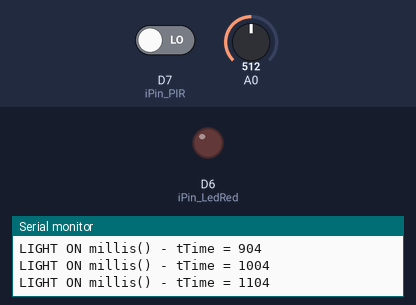
Simulated run of this sketch. Board: ESP8266 (NodeMCU). On the bench: output pins drawn as LEDs (lit = HIGH), the last lines printed to the serial monitor. Dashed ring = blinking. Inputs (shaded band) come from the test bench; at power-on: D7 (iPin_PIR) LOW, A0 = 512.

Above: at 1.2 s.
1.3 s: D7 (iPin_PIR) driven HIGH
At 2.6 s:
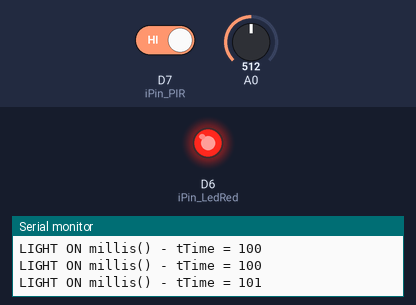
2.9 s: A0 set to 190
4.4 s: D7 (iPin_PIR) driven LOW
At 7.3 s:
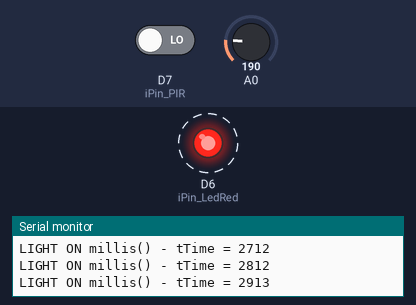
Timing chart, 0 to 18.2 s (numbered marks = the images above; inputs shaded):
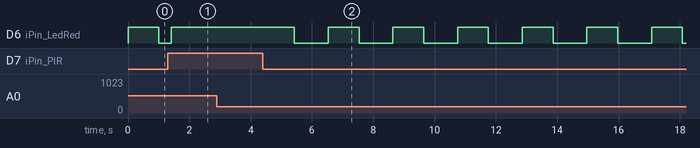

Measured:
- after the input at 1.3 s, D6 (iPin_LedRed): LOW → HIGH after 0.11 s instead of 0.81 s
- after the input at 4.4 s, D6 (iPin_LedRed): alternates HIGH for 1.0 s and LOW for 1.1 s, starting after 1.0 s

The sketch:

Smart_light_Sensor.ino
```cpp
/*
 *     Maker      : DIYSensors
 *     Project    : Build your own Smart Light Sensor
 *     Version    : 0.4
 *     Date       : 02-2025
 *     Programmer : Ap Matteman
 *
 */

const int iMinLux = 200;    // Minimal lux level for lights on
const long tTimeOn = 30000;   // Time delay in milliseconds
long tTime;
int iBlink = 0;


const int iPin_LedRed = D6;
const int iPin_PIR = D7;


void setup() {
  Serial.begin(115200);
  pinMode(iPin_LedRed, OUTPUT);
  pinMode(iPin_PIR, INPUT);

}


void loop() {
  int iPIRvalue = digitalRead(iPin_PIR);
  int iLuxReading = analogRead(0);

  if((iPIRvalue == 1) && (iLuxReading <iMinLux)) {
    Serial.print("Light: "); Serial.println(iLuxReading);
    tTime = millis();
    Serial.print("millis() - tTime = "); Serial.println(millis() - tTime);

    iBlink = 0;
  }

  if(millis() - tTime < tTimeOn){
    // Light on
    Serial.print("LIGHT ON millis() - tTime = "); Serial.println(millis() - tTime);


    // let the LED blink
    iBlink++;
    if (iBlink <= 10) {
      digitalWrite(iPin_LedRed, HIGH);
    } else {
      digitalWrite(iPin_LedRed, LOW);
    }
    if (iBlink > 20) { iBlink = 0;}

    // Checkif there is some motion detect while the light is on
    if(iPIRvalue == 1) {
      	tTime = millis();
        iBlink = 0;
    }

  } else {
    digitalWrite(iPin_LedRed, LOW);
  }

  delay(100);

}
```
